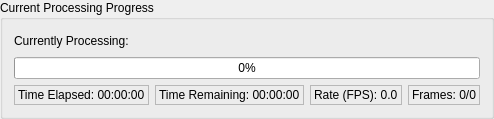
     <widget class="QGroupBox" name="currentProcessingProgressGroupBox">
      <property name="title">
       <string>Current Processing Progress</string>
      </property>
      <layout class="QVBoxLayout" name="verticalLayout_11">
       <item>
        <widget class="QLabel" name="currentlyProcessingLabel">
         <property name="minimumSize">
          <size>
           <width>0</width>
           <height>20</height>
          </size>
         </property>
         <property name="text">
          <string>Currently Processing:</string>
         </property>
        </widget>
       </item>
       <item>
        <widget class="QProgressBar" name="currentProgressBar">
         <property name="value">
          <number>0</number>
         </property>
        </widget>
       </item>
       <item>
        <layout class="QHBoxLayout" name="currentlyProcessingInfoHorizontalLayout">
         <item>
          <widget class="QLabel" name="timeElapsedLabel">
           <property name="minimumSize">
            <size>
             <width>0</width>
             <height>20</height>
            </size>
           </property>
           <property name="acceptDrops">
            <bool>false</bool>
           </property>
           <property name="frameShape">
            <enum>QFrame::StyledPanel</enum>
           </property>
           <property name="text">
            <string>Time Elapsed: 00:00:00</string>
           </property>
          </widget>
         </item>
         <item>
          <widget class="QLabel" name="timeRemainingLabel">
           <property name="minimumSize">
            <size>
             <width>0</width>
             <height>20</height>
            </size>
           </property>
           <property name="frameShape">
            <enum>QFrame::StyledPanel</enum>
           </property>
           <property name="text">
            <string>Time Remaining: 00:00:00</string>
           </property>
          </widget>
         </item>
         <item>
          <widget class="QLabel" name="rateLabel">
           <property name="minimumSize">
            <size>
             <width>0</width>
             <height>20</height>
            </size>
           </property>
           <property name="frameShape">
            <enum>QFrame::StyledPanel</enum>
           </property>
           <property name="text">
            <string>Rate (FPS): 0.0</string>
           </property>
          </widget>
         </item>
         <item>
          <widget class="QLabel" name="framesLabel">
           <property name="frameShape">
            <enum>QFrame::StyledPanel</enum>
           </property>
           <property name="text">
            <string>Frames: 0/0</string>
           </property>
          </widget>
         </item>
        </layout>
       </item>
      </layout>
     </widget>
